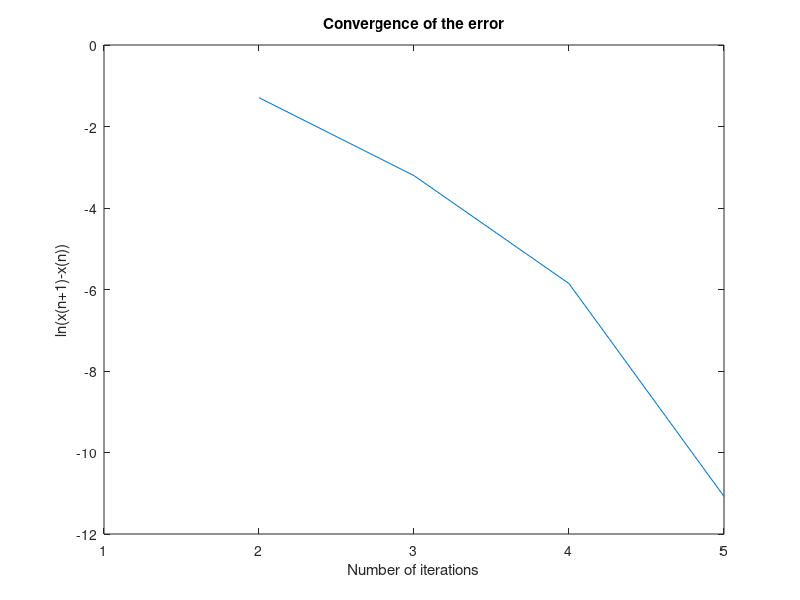

MATLAB code to generate this figure:
% Functions. Comment/uncomment to swictch
% f = @(x) x^2-4*x+4-log(x);
% f_p = @(x) 2*x-4-1/x;
f = @(x) x+1-2*sin(pi*x);
f_p = @(x) 1-2*pi*cos(pi*x);

% Global Conditions
low = 0.5;
high = 1;
r0 = 0.5;
r1 = r0-f(r0)/f_p(r0);
tol = 10^-5;
x_star = 0.681975;

%Initialize the array
n=1;
approx(n) = r1;
%%
while abs(r1-r0) >= tol
    r0 = r1;
    r1 = r0-f(r0)/f_p(r0);
    n = n+1;
    approx(n) = r1;
end

%Error Convergence Plot
for i=2:n-1
    abs_error(i) = abs(approx(i)-approx(i-1));
end

plot(1:i,log(abs_error))
ylabel('ln(x(n+1)-x(n))')
xlabel('Number of iterations')
title('Convergence of the error')

%Table Builder
table=zeros(4);
I1=2%round(i/4);
I2=round(2*i/4);

table(1,:)=[1 approx(1) f(approx(1)) abs(f(approx(1)-f(x_star)))];
table(2,:)=[I1 approx(I1) f(approx(I1)) abs(f(approx(I1)-f(x_star)))];
table(3,:)=[I2 approx(I2) f(approx(I2)) abs(f(approx(I2)-f(x_star)))];
table(4,:)=[i approx(i) f(approx(i)) abs(f(approx(i)-f(x_star)))];

